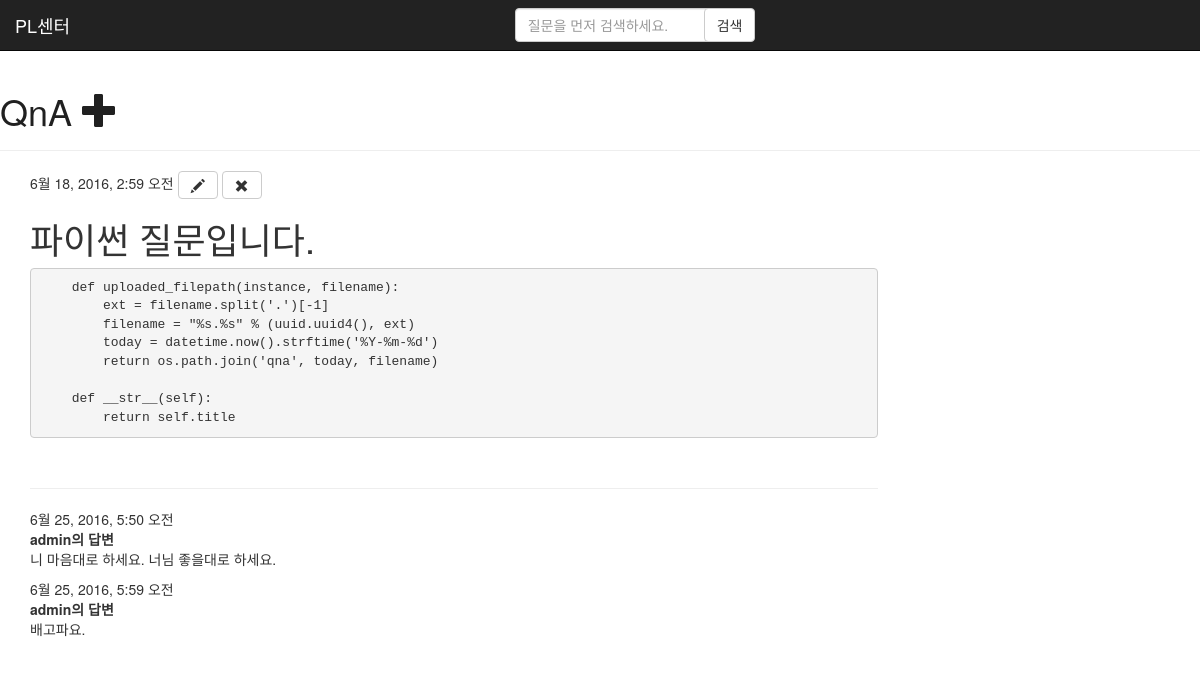
The page /10/ (signed in) on the database its author committed.
### qna/models.py (models this page shows, shortened)
class Question(models.Model):
    user = models.ForeignKey('auth.User')
    title = models.CharField(max_length=80)
    content = models.TextField()
    created_date = models.DateTimeField(default=timezone.now)
    updated_date = models.DateTimeField(default=timezone.now, blank=True, null=True)

class Answer(models.Model):
    question = models.ForeignKey('qna.Question', related_name='answers')
    user = models.ForeignKey('auth.User')
    content = models.TextField()
    created_date = models.DateTimeField(default=timezone.now)
    updated_date = models.DateTimeField(default=timezone.now, blank=True, null=True)
    approved = models.BooleanField(default=False)

### qna/views.py (the view)
# urls.py: url(r'^(?P<pk>\d+)/$', views.question_detail, name='question_detail'),
def question_detail(request, pk):
    question = get_object_or_404(Question, pk=pk)
    return render(request, 'qna/question_detail.htm', {'question': question})

### templates/qna/question_detail.htm
{% extends 'base.htm' %}
{% block content %}
<div id="question" class="question">
    {% if question.updated_date %}
    <div class="date">
        {{ question.updated_date }}
        {% if user.is_authenticated %}
        <a class="btn btn-default" href="{% url 'question_edit' pk=question.pk %}"><span class="glyphicon glyphicon-pencil"></span></a>
        <a class="btn btn-default" href="{% url 'question_remove' pk=question.pk %}"><span class="glyphicon glyphicon-remove"></span></a>
        {% endif %}
    </div>
    {% endif %}
    <h1>{{ question.title }}</h1>
    <p>{{ question.content|safe }}</p>
</div>
<hr>
    {% for answer in question.answers.all %}
    <div id="answer" class="answer">
        <div class="date">{{ answer.updated_date }}</div>
        <strong>{{ answer.user }}의 답변</strong>
        <p>{{ answer.content|safe }}</p>
    </div>
    {% empty %}
    <div id="answer" class="answer">
        <p>아직 답변이 없습니다 ㅠ.ㅠ</p>
    </div>
    {% endfor %}
{% endblock %}

### rows shown on the page
Question: updated_date "6월 18, 2016, 2:59 오전", title "파이썬 질문입니다.", content "def uploaded_filepath(instance, filename): ext = filename.split('.')[-1] filename = \"%s.%s\" % (uuid.uuid4(), ext) today = datetime.now().strftime('%Y-%m-%d') return os.path.join('qna', today, filename) def __str__(self): return self.title"
Answer: updated_date "6월 25, 2016, 5:50 오전", user "admin", content "니 마음대로 하세요. 너님 좋을대로 하세요."
Answer: updated_date "6월 25, 2016, 5:59 오전", user "admin", content "배고파요."
